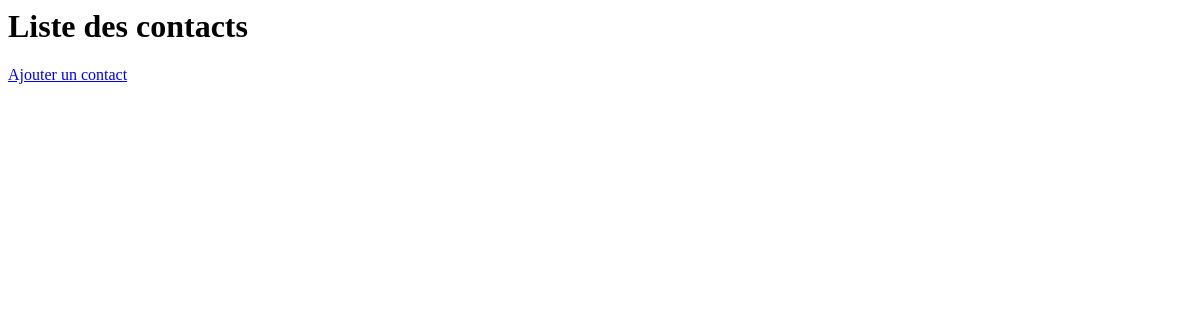
/crud/, run on an earlier commit of the app's database.
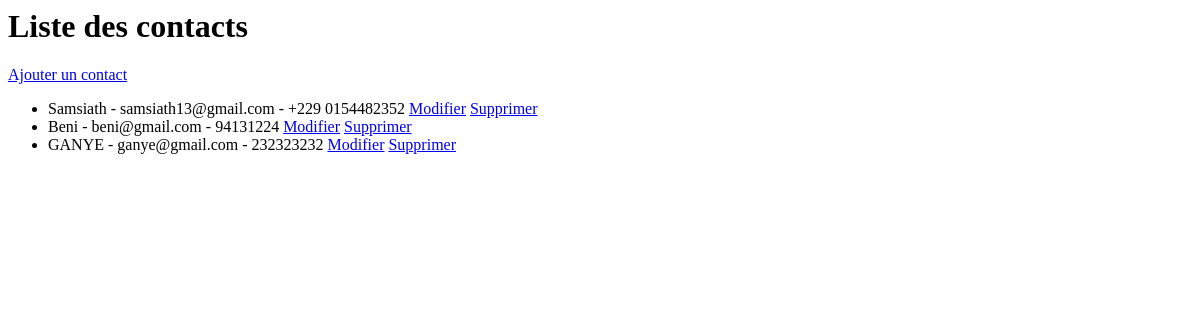
And on a later commit of the database.
### crud/models.py (models this page shows, shortened)
class contact (models.Model):
    name = models.CharField(max_length=100)
    email= models.EmailField()
    phone= models.CharField(max_length=15)

### crud/views.py (the view)
# urls.py: path('',views.contact_list,name='contact_list'),
def contact_list(request):
    contacts = contact.objects.all()
    return render(request, 'contacts/contact_list.html', {'contacts': contacts})

### crud/templates/contacts/contact_list.html
<h1>Liste des contacts</h1>
<a href="{% url 'contact_create' %}">Ajouter un contact</a>
<ul>
    {% for contact in contacts %}
        <li>
            {{ contact.name }} - {{ contact.email }} - {{ contact.phone }}
            <a href="{% url 'contact_update' contact.id %}">Modifier</a>
            <a href="{% url 'contact_delete' contact.id %}">Supprimer</a>
        </li>
    {% endfor %}
</ul>

What changed in the data, as far as the page shows it:
added contact: name "Samsiath", email "samsiath13@gmail.com", phone "+229 0154482352"
added contact: name "Beni", email "beni@gmail.com", phone "94131224"
added contact: name "GANYE", email "ganye@gmail.com", phone "232323232"
